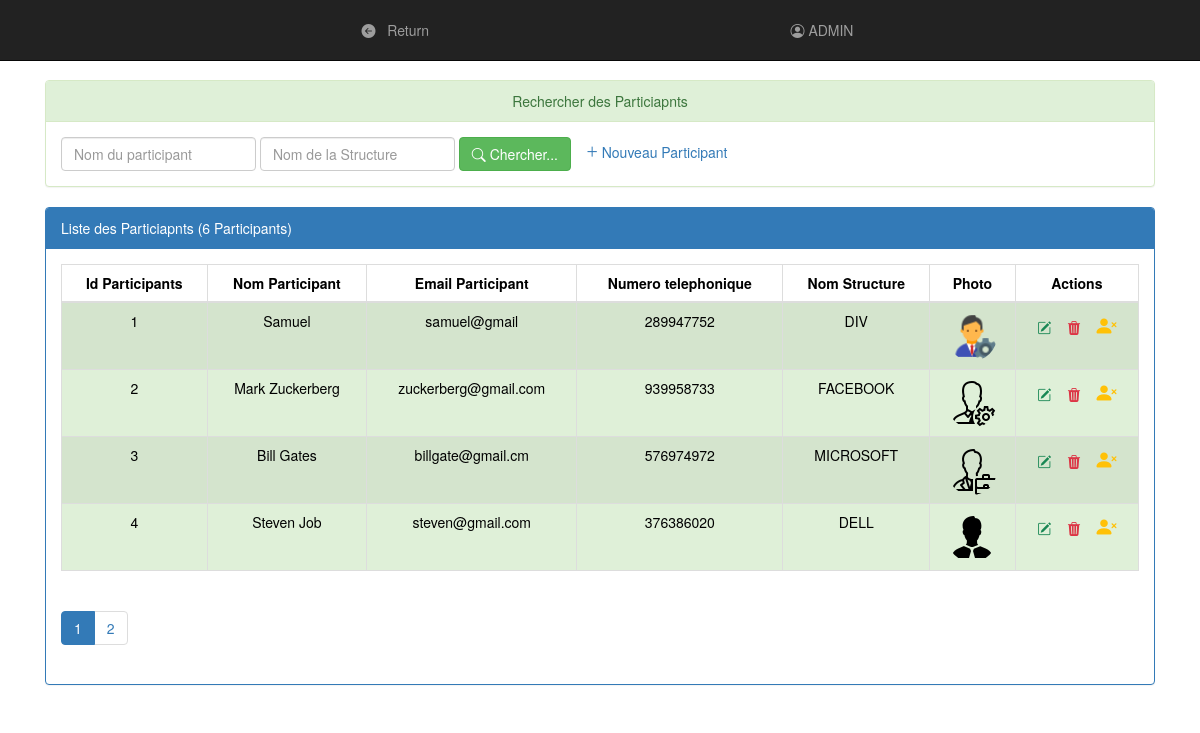
/pages/participant (signed in), run on the app's committed database.
### tables this page shows
create table Participant (
    idParticipant int(4) auto_increment primary key,
     
    nomParti varchar(50),
    email varchar(50),
    numTel int(15),
    nomStructure varchar(50),
    photo varchar(255),
    mot_de_passe varchar(50),
    etat int(1),   
    idAdministrateur int(4)
);

### pages/participant.php (the view, shortened to what this page needs)
<?php
    require_once('connexiondb.php');
    $nomParti=isset($_GET['nomParti'])?$_GET['nomParti']:"";
    $nomStructure=isset($_GET['nomStructure'])?$_GET['nomStructure']:"";
    $size=isset($_GET['size'])?$_GET['size']:4;
    $page=isset($_GET['page'])?$_GET['page']:1;
    $offset=($page-1)*$size;
    $requete="select * from Participant
        where nomParti like '%$nomParti%'
        limit $size
        offset $offset";
    $requeteCount="select count(*) countP from Participant
        where nomParti like '%$nomParti%'";
    $resultatP=$conn->query($requete);
    $resultatCount=$conn->query($requeteCount);
    $tabCount=$resultatCount->fetch();
    $nbrParti=$tabCount['countP'];
    $reste=$nbrParti % $size;
    if($reste===0)
        $nbrPage=$nbrParti/$size;
    else
        $nbrPage=floor($nbrParti/$size)+1;
?>
<!DOCTYPE HTML>
<HTML>
    <head>
        <link rel="stylesheet" href="https://cdn.jsdelivr.net/npm/bootstrap-icons@1.11.3/font/bootstrap-icons.min.css">
        <link rel="stylesheet" href="https://cdn.jsdelivr.net/npm/bootstrap@5.3.3/dist/css/bootstrap.min.css">
        <link rel="stylesheet" type="text/css" href="../css/bootstrap.css">
        <link rel="stylesheet" type="text/css" href="../css/font-awesome.min.css">
        <link rel="stylesheet" type="text/css" href="../css/monstyle.css">
        <link rel="stylesheet" href="../CSS/bootstrap.min.css">
    </head>
    <body>
        <?php include("menu1.php"); ?>
        <br>
        <div class="container">
            <div class="panel panel-success margetop60">
				<div class="panel-heading text-center">Rechercher des Particiapnts</div>
				<div class="panel-body">
					<form method="get" action="participant.php" class="form-inline">
						<div class="form-group">
                            <input type="text" name="nomParti"
                                   placeholder="Nom du participant"
                                   class="form-control"
                                   value="<?php echo $nomParti ?>"/>
                        </div>
                        <div class="form-group">
                            <input type="text" name="nomStructure"
                                   placeholder="Nom de la Structure"
                                   class="form-control"
                                   value="<?php echo $nomStructure ?>"/>
                        </div>
				        <button type="submit" class="btn btn-success">
                            <span class="bi bi-search"></span>
                            Chercher...
                        </button>
                        <a href="newParti">
                            <span class="glyphicon glyphicon-plus" style="font-size: 2rem;"></span>
                            Nouveau Participant
                        </a>
					</form>
				</div>
			</div>
            <div class="panel panel-primary">
                <div class="panel-heading">Liste des Particiapnts (<?php echo $nbrParti ?> Participants)</div>
                <div class="panel-body">
                    <table class="table table-striped table-bordered">
                        <thead>
                            <tr>
                                <th class="text-center">Id Participants</th><th class="text-center">Nom Participant</th><th class="text-center">Email Participant</th><th class="text-center">Numero telephonique</th><th class="text-center">Nom Structure</th><th class="text-center">Photo</th><th class="text-center">Actions</th>
                            </tr>
                        </thead>
                        <tbody>
                            <?php while($Participant=$resultatP->fetch()){ ?>
                                <tr class="<?php echo $Participant['etat']==1?'success':'danger'?>">
                                    <td class="text-center"><?php echo $Participant['idParticipant'] ?> </td>
                                    <td class="text-center"><?php echo $Participant['nomParti'] ?> </td>
                                    <td class="text-center"><?php echo $Participant['email'] ?> </td>
                                    <td class="text-center"><?php echo $Participant['numTel'] ?> </td>
                                    <td class="text-center"><?php echo $Participant['nomStructure'] ?> </td>
                                    <td class="text-center">
                                        <img src="../Documents/photo/<?php echo $Participant['photo']?>"
                                        width="50px" height="50px" class="img-circle">
                                    </td>
                                        <td class="text-center">
                                            <a href="editerParti?idParticipant=<?php echo $Participant['idParticipant'] ?>">
                                                <span class="bi bi-pencil-square" style="color: var(--bs-success);"></span>
                                            </a>
                                            <a onclick="return confirm('Etes vous sur de vouloir supprimer le Participant??')"href="deleteParti?idParticipant=<?php echo $Participant['idParticipant'] ?>">
                                                    <span class="bi bi-trash3-fill" style="color: var(--bs-danger);"></span>
                                            </a>
                                            <a href="activerParti?idParticipant=<?php echo $Participant['idParticipant'] ?>&etat=<?php echo $Participant['etat']?>">
                                                <?php
                                                    if($Participant['etat']==1)
                                                        echo '<span class="bi bi-person-x-fill" style="color: var(--bs-warning); font-size: 2rem;"></span>';
                                                    else
                                                        echo '<span class="bi bi-person-check-fill" style="color: var(--bs-warning); font-size: 2rem;"></span>';
                                                ?>
                                            </a>
                                        </td>
                                </tr>
                            <?PHP } ?>
                       </tbody>
                    </table>
                <div>
                    <ul class="pagination">
                        <?php for($i=1;$i<=$nbrPage;$i++){ ?>
                            <li class="<?php if($i==$page) echo 'active' ?>">
            <a href="Participant?page=<?php echo $i;?>&nomParti=<?php echo $nomParti ?>&nomStructure=<?php echo $nomStructure ?>">
                                    <?php echo $i; ?>
                                </a>
                             </li>
                        <?php } ?>
                    </ul>
                </div>
                </div>
            </div>
        </div>
    </body>
</HTML>

### pages/menu1.php
<?php
	require_once('connexiondb.php');
	$requete=$conn->prepare("SELECT * FROM Administrateur");
	$requete->execute();
	$resultat = $requete->fetch();
?>
<nav class="navbar navbar-inverse navbar-fixed-top">
	<div class="container-fluid">
		<ul class="nav navbar-nav">
			<li><a href="Admin">
 				<i class="bi bi-arrow-left-circle-fill"></i>
				&nbsp Return
				</a>
			</li>
		</ul>
		<ul class="nav navbar-nav navbar-right">
			<li>
				<a href="editerAdmin?idAdministrateur=<?php echo $resultat ['idAdministrateur'] ?>">
					<i class="bi bi-person-circle"></i>
					<?php echo  ' '.$resultat['nom']?>
				</a>
			</li>
		</ul>
	</div>
</nav>

### CSS/monstyle.css (style rules this page uses)
.margetop60 { margin-top: 60px; }
.form-group { position: relative; }

### data on the page
participant: idParticipant "1", nomParti "Samuel", email "samuel@gmail", numTel "289947752", nomStructure "DIV", photo (picture), etat 1 (drawn)
participant: idParticipant "2", nomParti "Mark Zuckerberg", email "zuckerberg@gmail.com", numTel "939958733", nomStructure "FACEBOOK", photo (picture), etat 1 (drawn)
participant: idParticipant "3", nomParti "Bill Gates", email "billgate@gmail.cm", numTel "576974972", nomStructure "MICROSOFT", photo (picture), etat 1 (drawn)
participant: idParticipant "4", nomParti "Steven Job", email "steven@gmail.com", numTel "376386020", nomStructure "DELL", photo (picture), etat 1 (drawn)

### other printed values
$resultat['nom'] "ADMIN"
$nbrParti "6"
